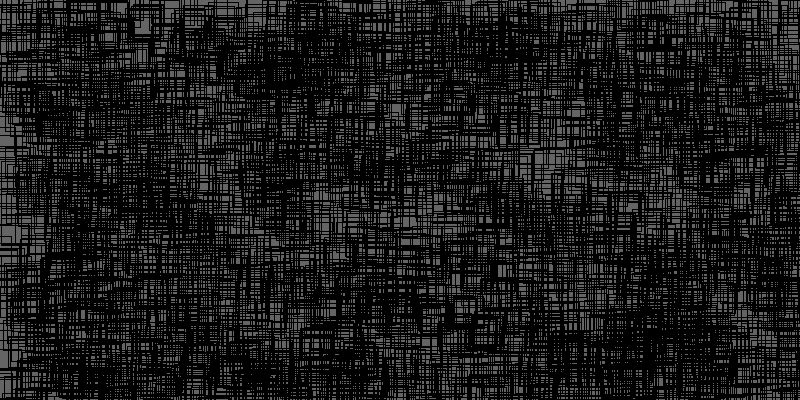
Frame 1 (no input)
Frame 60 (the mouse pressed at the canvas centre just before this capture): identical to frame 1, image omitted
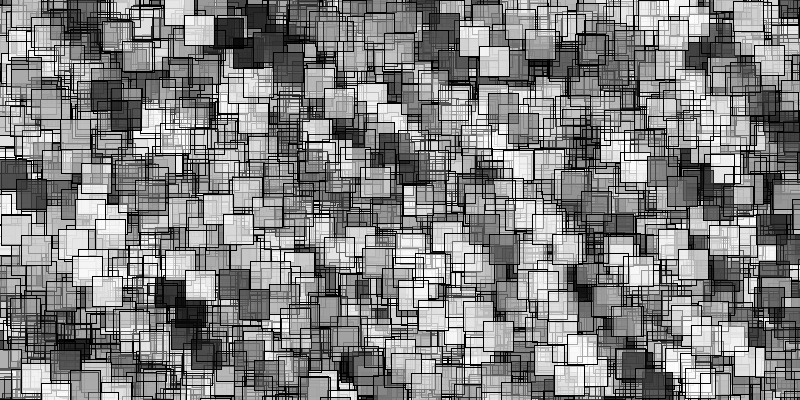
Frame 120 (the mouse held since frame 60 and released just before this capture)

The Processing sketch that drew these frames (run headless with seeded random() and noise(); from frame 60 on, the mouse is pressed at the canvas centre):

// Processing sketch: processing_50140
// ── processing_50140.pde

int numCircle = 2000;
Circle[] circles = new Circle[numCircle];
   
void setup()
{
  size(800,400);
  frameRate(60);
  for(int i=0; i<numCircle; i++) {
    circles[i] = new Circle(random(width), random(height), random(5, 10)*5);
  }
  for(int a=1; a<numCircle;a++) {
    circles[a] = new Circle(random(width), random(height), random(10, 5)*5);
  }
    
 
  background(100);
     
 fill(100);
    
}
   
   
void draw()
  
{
  for(int i=0; i<numCircle; i++) {
      circles[i].update();
  }
  for(int a=0; a<numCircle; a++) {
      circles[a].update();
  }
}
   
class Circle {
    float x, y, r;
          Circle( float xp, float yp, float rp) {
          x = xp; y = yp; r = rp;
  }
    
  void update() {
  /*
  rect is connect in circle.
  */
    rect(x-20,y-20,r-20,r-20);
    rect(x,y,r-20,r-20);

  fill(random(mouseX),random(mouseY));
  }
}
                                                                
